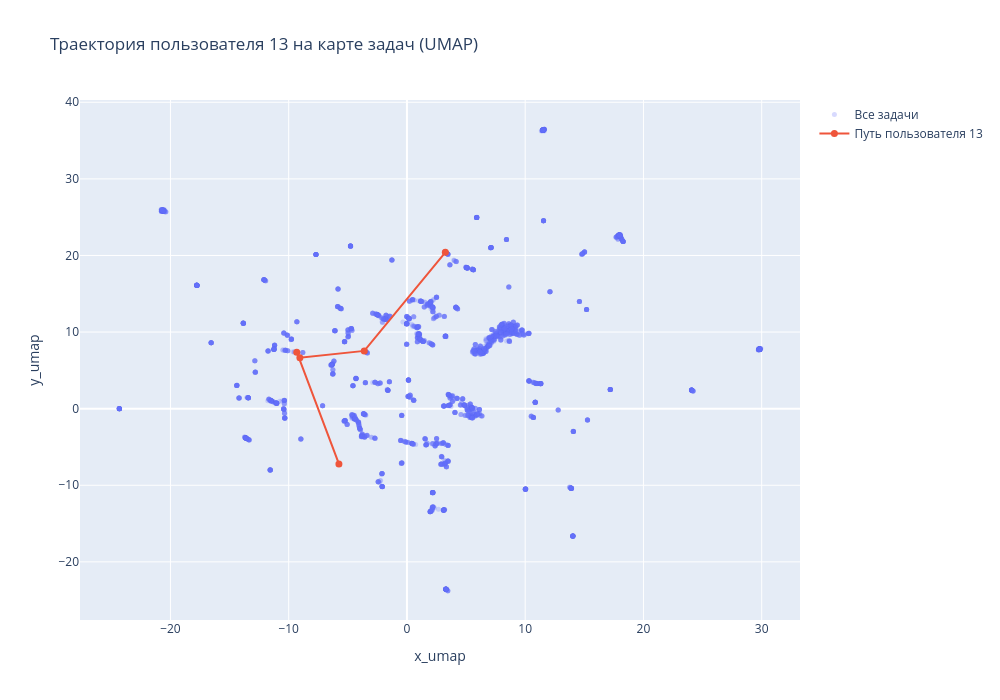

This figure's notebook cell:
### Code cell
# общая карта задач + путь пользователя
import plotly.graph_objects as go

fig = go.Figure()

# Все задачи как фон
fig.add_trace(go.Scatter(
    x=task_map["x_umap"],
    y=task_map["y_umap"],
    mode="markers",
    marker=dict(size=5, opacity=0.25),
    name="Все задачи",
    text=task_map["task_id"],
    hoverinfo="skip"
))
# траектории пользователя
fig.add_trace(go.Scatter(
    x=traj_plot["x_umap"],
    y=traj_plot["y_umap"],
    mode="lines+markers",
    marker=dict(size=7),
    line=dict(width=2),
    name=f"Путь пользователя {user_number}",
    text=traj_plot["task_name"],
    hovertemplate=
        "<b>%{text}</b><br>" +
        "task_id: %{customdata[0]}<br>" +
        "time: %{customdata[1]}<br>" +
        "cluster: %{customdata[2]}<br>" +
        "correct: %{customdata[3]}<extra></extra>",
    customdata=np.stack([
        traj_plot["task_id"],
        traj_plot["submission_time"].astype(str),
        traj_plot["cluster"].astype(str),
        traj_plot["is_correct"].astype(str)
    ], axis=1)
))

fig.update_layout(
    title=f"Траектория пользователя {user_number} на карте задач (UMAP)",
    xaxis_title="x_umap",
    yaxis_title="y_umap",
    width=1000,
    height=700
)

fig.show()

### Figure 1 — Plotly figure (JSON) as saved in the notebook; plotly's stock layout.template omitted (floating-point values rounded to 4 significant figures; data arrays with more than 128 entries replaced by an {"elided": "..."} marker saying what was removed)
{"data": [{"hoverinfo": "skip", "marker": {"opacity": 0.25, "size": 5}, "mode": "markers", "name": "Все задачи", "text": {"elided": "3899 str values"}, "type": "scatter", "x": {"elided": "3899 float values"}, "y": {"elided": "3899 float values"}}, {"customdata": [["40B442", "2026-02-18 19:41:18.709332+00:00", "4.0", "False"], ["95F2C4", "2026-02-18 19:41:18.709332+00:00", "6.0", "False"], ["0F9157", "2026-02-18 19:41:18.709332+00:00", "13.0", "False"], ["D14D52", "2026-02-18 19:41:18.709332+00:00", "4.0", "False"], ["68CF2D", "2026-02-18 19:41:18.709332+00:00", "4.0", "False"]], "hovertemplate": "<b>%{text}</b><br>task_id: %{customdata[0]}<br>time: %{customdata[1]}<br>cluster: %{customdata[2]}<br>correct: %{customdata[3]}<extra></extra>", "line": {"width": 2}, "marker": {"size": 7}, "mode": "lines+markers", "name": "Путь пользователя 13", "text": ["№1 - ФИПИ - 40B442", "№11 - ФИПИ - 95F2C4", "№41 - ФИПИ - 0F9157", "№22 - ФИПИ - D14D52", "№30 - ФИПИ - 68CF2D"], "type": "scatter", "x": [-5.753, -9.316, -9.054, -3.608, 3.247], "y": [-7.214, 7.381, 6.66, 7.545, 20.42]}], "layout": {"height": 700, "title": {"text": "Траектория пользователя 13 на карте задач (UMAP)"}, "width": 1000, "xaxis": {"title": {"text": "x_umap"}}, "yaxis": {"title": {"text": "y_umap"}}}}
